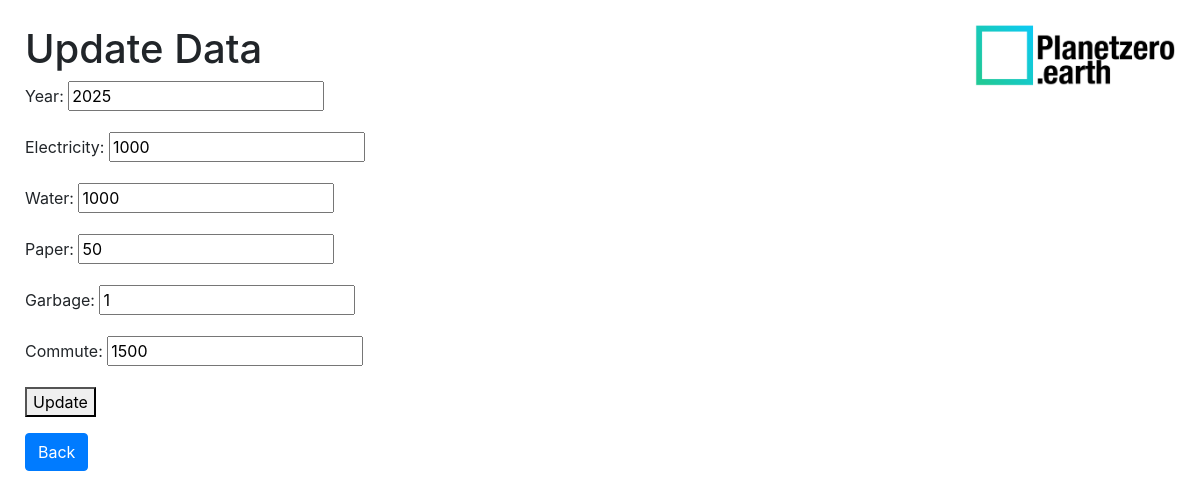
/calculator/update/12/, run on the app's committed database.
### calculator/models.py (models this page shows)
class OfficeOperationForm(models.Model):
	year = models.IntegerField(validators=[MinValueValidator(2000), MaxValueValidator(9999)], default=datetime.now().year)
	electricity = models.IntegerField(default=1000)
	water = models.IntegerField(default=1000)
	paper = models.IntegerField(default=50)
	garbage = models.IntegerField(default=1)
	food = models.DecimalField(max_digits=3, decimal_places=0, default=0, validators=PERCENTAGE_VALIDATOR)
	commute = models.IntegerField(default=1500)
	class Meta:
		app_label = 'calculator'

### calculator/views.py (the view)
# urls.py: path('update/<int:pk>/', OfficeOperationFormUpdateView.as_view(), name='update'),
class OfficeOperationFormUpdateView(UpdateView):
    model = OfficeOperationFormModel
    fields = ["year", "electricity", "water", "paper", "garbage", "commute"]
    template_name = 'calculator/officeoperationform_update.html'
    success_url = reverse_lazy('view_data')

### calculator/templates/calculator/officeoperationform_update.html (shortened to what this page needs)
{% extends "calculator/layout.html" %}
{% block body %}
<h1>Update Data</h1>
<form method="post">
    {{ form.as_p }}
    <button type="submit">Update</button>
</form>
<a href="{% url 'view_data' %}" class="btn btn-primary">Back</a>
{% endblock %}

### calculator/templates/calculator/layout.html (style rules this page uses)
body { margin: 25px; }

### data on the page
OfficeOperationForm: year "2025", electricity "1000", water "1000", paper "50", garbage "1", commute "1500"
